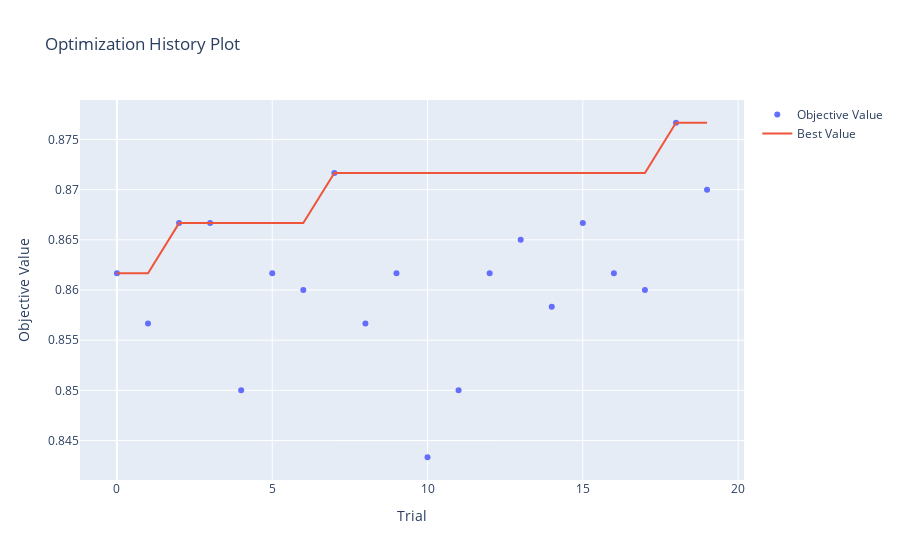

Notebook code for this chart:
### Code cell
optuna.visualization.plot_optimization_history(study)

### Figure 1 — Plotly figure (JSON) as saved in the notebook; plotly's stock layout.template omitted (floating-point values rounded to 4 significant figures)
{"data": [{"mode": "markers", "name": "Objective Value", "type": "scatter", "x": [0, 1, 2, 3, 4, 5, 6, 7, 8, 9, 10, 11, 12, 13, 14, 15, 16, 17, 18, 19], "y": [0.8617, 0.8567, 0.8667, 0.8667, 0.85, 0.8617, 0.86, 0.8717, 0.8567, 0.8617, 0.8433, 0.85, 0.8617, 0.865, 0.8583, 0.8667, 0.8617, 0.86, 0.8767, 0.87]}, {"mode": "lines", "name": "Best Value", "type": "scatter", "x": [0, 1, 2, 3, 4, 5, 6, 7, 8, 9, 10, 11, 12, 13, 14, 15, 16, 17, 18, 19], "y": [0.8617, 0.8617, 0.8667, 0.8667, 0.8667, 0.8667, 0.8667, 0.8717, 0.8717, 0.8717, 0.8717, 0.8717, 0.8717, 0.8717, 0.8717, 0.8717, 0.8717, 0.8717, 0.8767, 0.8767]}, {"marker": {"color": "#cccccc"}, "mode": "markers", "name": "Infeasible Trial", "showlegend": false, "type": "scatter", "x": [], "y": []}], "layout": {"title": {"text": "Optimization History Plot"}, "xaxis": {"title": {"text": "Trial"}}, "yaxis": {"title": {"text": "Objective Value"}}}}
